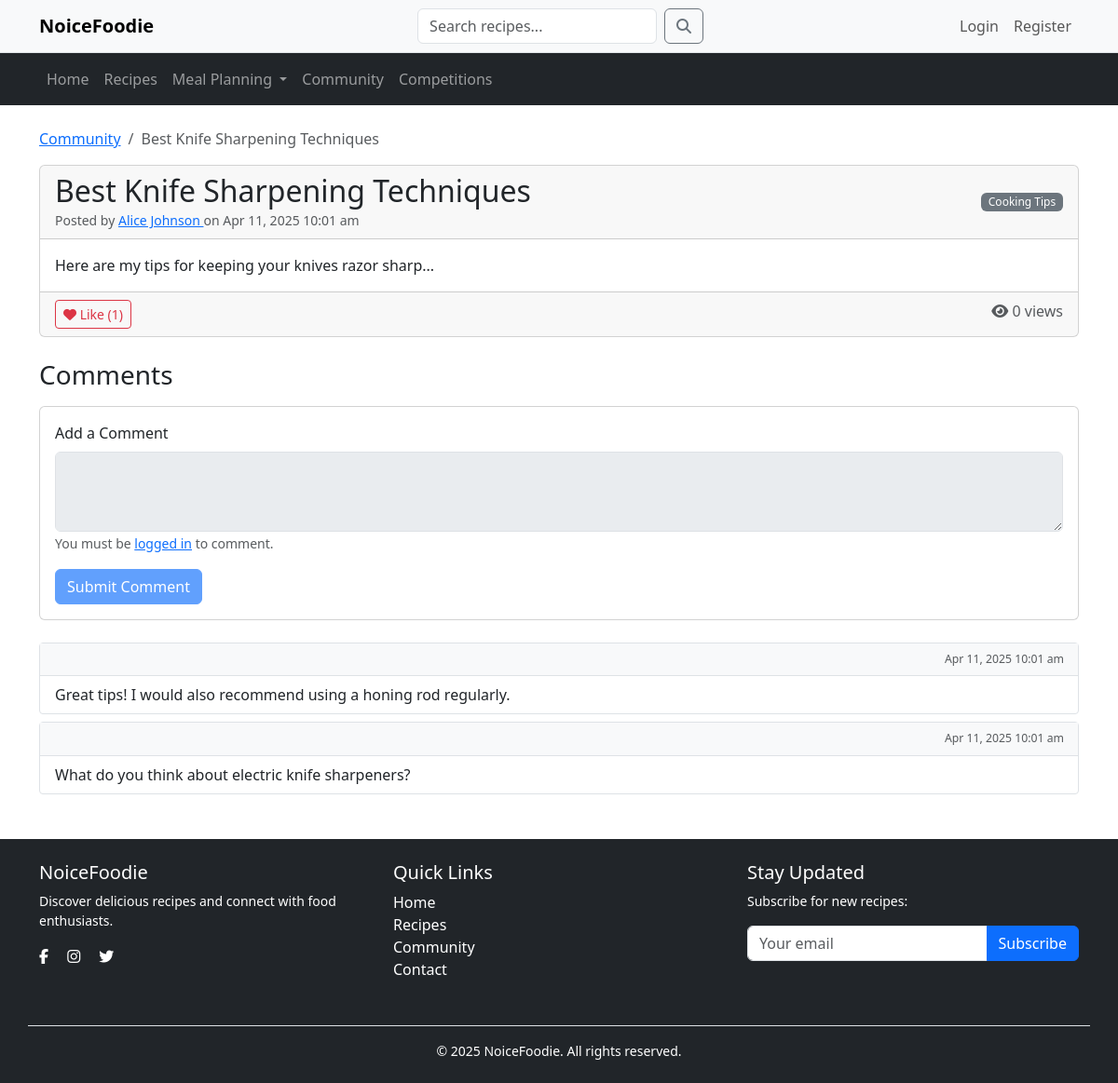
The app's page /community/post_detail.php?id=1 with its own data.
### tables this page shows
CREATE TABLE IF NOT EXISTS discussion_posts (
    post_id INT AUTO_INCREMENT PRIMARY KEY,
    user_id INT NOT NULL,
    title VARCHAR(255) NOT NULL,
    content TEXT NOT NULL,
    image_url VARCHAR(255) DEFAULT NULL,
    category VARCHAR(100) NOT NULL,
    post_date TIMESTAMP DEFAULT CURRENT_TIMESTAMP,
    view_count INT DEFAULT 0,
    FOREIGN KEY (user_id) REFERENCES usersDB.users(user_id) ON DELETE CASCADE
);

CREATE TABLE users (
  user_id int(11) NOT NULL AUTO_INCREMENT PRIMARY KEY,
  username varchar(50) NOT NULL,
  nickname varchar(100) DEFAULT NULL,
  email varchar(100) NOT NULL,
  password varchar(255) NOT NULL,
  registration_date TIMESTAMP DEFAULT CURRENT_TIMESTAMP,
  reset_token varchar(255) DEFAULT NULL,
  reset_token_expiry datetime DEFAULT NULL,
  avatar int(11) DEFAULT 0,
  UNIQUE KEY email (email)
);

CREATE TABLE IF NOT EXISTS post_comments (
    comment_id INT AUTO_INCREMENT PRIMARY KEY,
    post_id INT NOT NULL,
    user_id INT NOT NULL,
    comment_text TEXT NOT NULL,
    comment_date TIMESTAMP DEFAULT CURRENT_TIMESTAMP,
    FOREIGN KEY (post_id) REFERENCES discussion_posts(post_id) ON DELETE CASCADE,
    FOREIGN KEY (user_id) REFERENCES usersDB.users(user_id) ON DELETE CASCADE
);

### community/post_detail.php (the view, shortened to what this page needs)
<?php
require_once '../config/db.php';
$user_id = isset($_SESSION['user_id']) ? $_SESSION['user_id'] : null;
$post_id = isset($_GET['id']) ? intval($_GET['id']) : 0;
$sql = "SELECT dp.*, u.nickname FROM discussion_posts dp
        JOIN usersDB.users u ON dp.user_id = u.user_id
        WHERE dp.post_id = :post_id";
$stmt = $communityDB->prepare($sql);
$stmt->bindParam(':post_id', $post_id);
$stmt->execute();
$post = $stmt->fetch(PDO::FETCH_ASSOC);
$comments_sql = "SELECT pc.*, u.nickname FROM post_comments pc
                JOIN usersDB.users u ON pc.user_id = u.user_id
                WHERE pc.post_id = :post_id
                ORDER BY pc.comment_date ASC";
$stmt = $communityDB->prepare($comments_sql);
$stmt->bindParam(':post_id', $post_id);
$stmt->execute();
$comments = $stmt->fetchAll(PDO::FETCH_ASSOC);
$likes_sql = "SELECT COUNT(*) as like_count FROM post_likes WHERE post_id = :post_id";
$stmt = $communityDB->prepare($likes_sql);
$stmt->bindParam(':post_id', $post_id);
$stmt->execute();
$like_count = $stmt->fetch(PDO::FETCH_ASSOC)['like_count'];
$user_liked = false;
?>
<!DOCTYPE html>
<html lang="en">
<head>
    <link href="https://cdn.jsdelivr.net/npm/bootstrap@5.3.2/dist/css/bootstrap.min.css" rel="stylesheet">
    <link rel="stylesheet" href="https://cdnjs.cloudflare.com/ajax/libs/font-awesome/6.0.0/css/all.min.css">
    <link rel="stylesheet" href="css/community.css">
</head>
<body>
    <?php include_once '../includes/navigation.php'; ?>
    <div class="container mt-4">
        <nav aria-label="breadcrumb">
            <ol class="breadcrumb">
                <li class="breadcrumb-item"><a href="community.php?tab=discussions">Community</a></li>
                <li class="breadcrumb-item active"><?php echo htmlspecialchars($post['title']); ?></li>
            </ol>
        </nav>
        <div class="card mb-4">
            <div class="card-header d-flex justify-content-between align-items-center">
                <div>
                    <h2 class="mb-0"><?php echo htmlspecialchars($post['title']); ?></h2>
                    <small class="text-muted">
                        Posted by
                        <a href="user_profile.php?id=<?php echo $post['user_id']; ?>">
                            <?php echo htmlspecialchars($post['nickname']); ?>
                        </a>
                        on <?php echo date('M d, Y g:i a', strtotime($post['post_date'])); ?>
                    </small>
                </div>
                <span class="badge bg-secondary"><?php echo htmlspecialchars($post['category']); ?></span>
            </div>
            <div class="card-body">
                <p class="card-text"><?php echo nl2br(htmlspecialchars($post['content'])); ?></p>
            </div>
            <div class="card-footer d-flex justify-content-between">
                <div>
                    <a href="like_post.php?id=<?php echo $post_id; ?>" class="btn btn-sm <?php echo $user_liked ? 'btn-danger' : 'btn-outline-danger'; ?>">
                        <i class="fas fa-heart"></i> Like <?php if ($like_count > 0) echo "($like_count)"; ?>
                    </a>
                </div>
                <div>
                    <span class="text-muted"><i class="fas fa-eye"></i> <?php echo $post['view_count']; ?> views</span>
                </div>
            </div>
        </div>
        <h3 class="mb-3">Comments</h3>
        <div class="card mb-4">
            <div class="card-body">
                <form method="POST" action="">
                    <div class="mb-3">
                        <label for="comment" class="form-label">Add a Comment</label>
                        <textarea class="form-control" id="comment" name="comment" rows="3" required <?php if (!$user_id) echo 'disabled'; ?>></textarea>
                        <?php if (!$user_id): ?>
                            <small class="text-muted">You must be <a href="../users/login.php">logged in</a> to comment.</small>
                        <?php endif; ?>
                    </div>
                    <button type="submit" name="submit_comment" class="btn btn-primary" <?php if (!$user_id) echo 'disabled'; ?>>Submit Comment</button>
                </form>
            </div>
        </div>
        <?php if (!empty($comments)): ?>
            <?php foreach($comments as $comment): ?>
                <div class="card comment-card mb-2">
                    <div class="comment-header">
                        <div class="d-flex justify-content-between">
                            <small class="text-muted"><?php echo date('M d, Y g:i a', strtotime($comment['comment_date'])); ?></small>
                        </div>
                    </div>
                    <div class="card-body py-2">
                        <p class="card-text mb-0"><?php echo nl2br(htmlspecialchars($comment['comment_text'])); ?></p>
                    </div>
                </div>
            <?php endforeach; ?>
        <?php else: ?>
            <div class="alert alert-info">No comments yet. Be the first to comment!</div>
        <?php endif; ?>
    </div>
    <?php include_once '../includes/footer.php'; ?>
</body>
</html>

### community/css/community.css (style rules this page uses)
.comment-card { margin-bottom: 10px; border: 1px solid #dee2e6; border-radius: 0.25rem; }
.comment-header { padding: 8px 15px; background-color: #f8f9fa; border-bottom: 1px solid #dee2e6; font-size: 0.875rem; }
.badge { font-weight: 500; }
.badge.bg-secondary { background-color: #6c757d; }

### records on screen
discussion_posts: title "Best Knife Sharpening Techniques", user.nickname "Alice Johnson", post_date "Apr 11, 2025 10:01 am", category "Cooking Tips", content "Here are my tips for keeping your knives razor sharp...", view_count "0"
post_comments: comment_date "Apr 11, 2025 10:01 am", comment_text "Great tips! I would also recommend using a honing rod regularly."
post_comments: comment_date "Apr 11, 2025 10:01 am", comment_text "What do you think about electric knife sharpeners?"

### other values on screen
$like_count "1"
